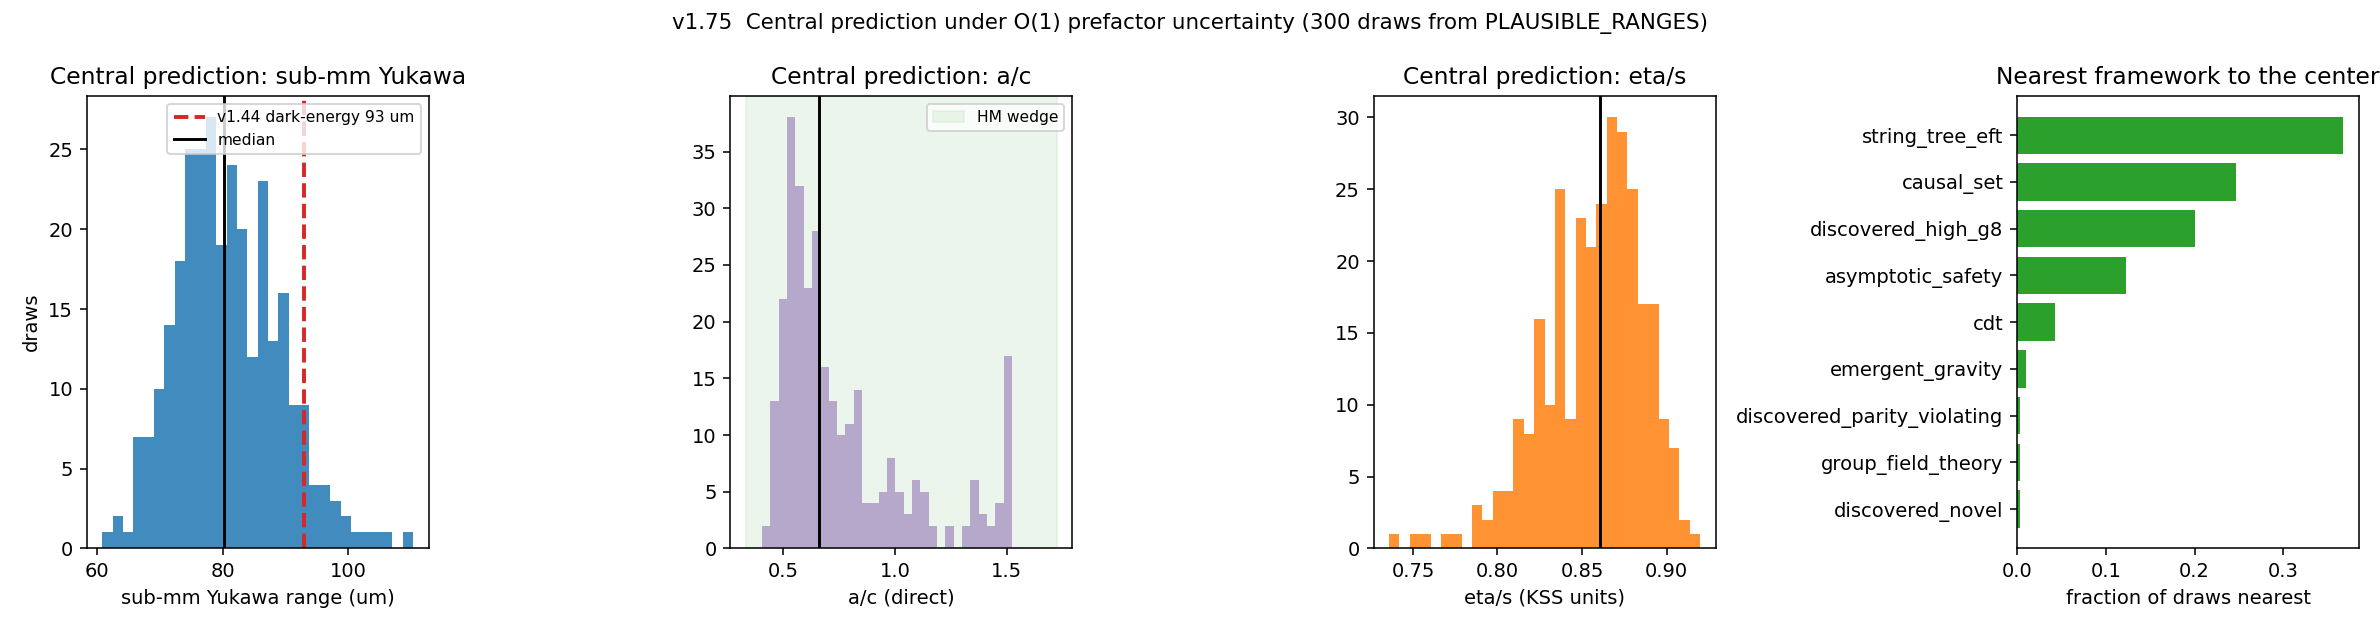

Recreate this plot in Python.
"""v1.75 - Error bars on the central prediction: does the most-robust EFT survive
the toy O(1) prefactor uncertainty?

The v1.74 island center (and its 93 um sub-mm Yukawa, a/c ~ 0.92, nearest-framework
= string tree-EFT) was computed with the CANONICAL O(1) constraint prefactors. The
realism program asks: which conclusions survive when we only know those prefactors
to within a factor of ~2? Here we draw N prefactor vectors from PLAUSIBLE_RANGES,
rebuild the stack for each, recompute the island center (the SAME optimizer,
island_center.find_center), and report the DISTRIBUTION of the center and its
central-prediction observables.

Run on Vulcan (16 cores):  python experiments/center_robustness.py [N]
"""
import json
import os
import sys

import numpy as np
import matplotlib
matplotlib.use("Agg")
import matplotlib.pyplot as plt

sys.path.insert(0, "src")
sys.path.insert(0, "experiments")

from stack import build_stack, PLAUSIBLE_RANGES, CANONICAL
from island_center import find_center

YUKAWA_DE_TARGET = 93.0      # v1.44 dark-energy axion sub-mm scale
PKEYS = sorted(PLAUSIBLE_RANGES)


def _one_draw(arg):
    """Build the stack for one prefactor draw and find its island center."""
    idx, draw = arg
    stack = build_stack(prefactors=draw, bnossw_mean="geometric",
                        rfc_form="convex_hull")
    # fewer restarts per draw (centroid start is close); deterministic per idx
    r = find_center(stack, n_starts=12, seed=1000 + idx)
    obs = r["central_prediction_observables"]
    nearest = r["frameworks_by_distance_to_center"][0]
    return {
        "g_R2": r["x"][3], "g_C": r["x"][5],
        "inradius": r["inradius_walls_min_margin"],
        "a_over_c_direct": obs["a_over_c_direct"],
        "eta_over_s_KSS": obs["eta_over_s_KSS"],
        "submm_yukawa_range_um": obs["submm_yukawa_range_um"],
        "nearest_framework": nearest["framework"],
        "nearest_feasible": nearest["feasible"],
        "all_satisfied": r["all_constraints_satisfied"],
    }


def pct(a):
    a = np.array([v for v in a if v is not None], dtype=float)
    return {"median": round(float(np.median(a)), 4),
            "p16": round(float(np.percentile(a, 16)), 4),
            "p84": round(float(np.percentile(a, 84)), 4),
            "min": round(float(a.min()), 4), "max": round(float(a.max()), 4)}


def main():
    N = int(sys.argv[1]) if len(sys.argv) > 1 else 300
    rng = np.random.default_rng(20260608)
    draws = []
    for i in range(N):
        d = {k: float(rng.uniform(*PLAUSIBLE_RANGES[k])) for k in PKEYS}
        draws.append((i, d))

    ncpu = max(1, (os.cpu_count() or 4) - 1)
    from multiprocessing import Pool
    with Pool(ncpu) as pool:
        res = pool.map(_one_draw, draws)

    res = [r for r in res if r["all_satisfied"]]    # keep valid interior centers
    yuk = [r["submm_yukawa_range_um"] for r in res]
    ac = [r["a_over_c_direct"] for r in res]
    eta = [r["eta_over_s_KSS"] for r in res]
    inr = [r["inradius"] for r in res]
    gR2 = [r["g_R2"] for r in res]
    gC = [r["g_C"] for r in res]

    # nearest-framework frequency
    from collections import Counter
    near = Counter(r["nearest_framework"] for r in res)
    near_frac = {k: round(v / len(res), 3) for k, v in near.most_common()}
    string_frac = near_frac.get("string_tree_eft", 0.0)

    # does the 93um yukawa survive? fraction within +/-20% of 93
    yuk_arr = np.array(yuk)
    within20 = float(np.mean(np.abs(yuk_arr - YUKAWA_DE_TARGET) <= 0.2 * YUKAWA_DE_TARGET))

    # ---- figure ----
    fig, axes = plt.subplots(1, 4, figsize=(17, 4.5))
    axes[0].hist(yuk, bins=30, color="#1f77b4", alpha=0.85)
    axes[0].axvline(YUKAWA_DE_TARGET, color="#d62728", ls="--", lw=2,
                    label="v1.44 dark-energy 93 um")
    axes[0].axvline(np.median(yuk), color="black", ls="-", lw=1.5, label="median")
    axes[0].set_xlabel("sub-mm Yukawa range (um)"); axes[0].set_ylabel("draws")
    axes[0].set_title("Central prediction: sub-mm Yukawa"); axes[0].legend(fontsize=8)

    axes[1].hist(ac, bins=30, color="#9467bd", alpha=0.85)
    axes[1].axvline(np.median(ac), color="black", ls="-", lw=1.5)
    axes[1].axvspan(1/3, 31/18, color="#cfe8cf", alpha=0.4, label="HM wedge")
    axes[1].set_xlabel("a/c (direct)"); axes[1].set_title("Central prediction: a/c")
    axes[1].legend(fontsize=8)

    axes[2].hist(eta, bins=30, color="#ff7f0e", alpha=0.85)
    axes[2].axvline(np.median(eta), color="black", ls="-", lw=1.5)
    axes[2].set_xlabel("eta/s (KSS units)"); axes[2].set_title("Central prediction: eta/s")

    items = list(near_frac.items())
    axes[3].barh([k for k, _ in items][::-1], [v for _, v in items][::-1],
                 color="#2ca02c")
    axes[3].set_xlabel("fraction of draws nearest")
    axes[3].set_title("Nearest framework to the center")
    fig.suptitle(f"v1.75  Central prediction under O(1) prefactor uncertainty "
                 f"({len(res)} draws from PLAUSIBLE_RANGES)", fontsize=11)
    fig.tight_layout()
    png = "/tmp/center_robustness.png"
    fig.savefig(png, dpi=140)

    summary = {
        "n_draws_valid": len(res), "n_requested": N,
        "prefactor_keys_varied": PKEYS,
        "submm_yukawa_range_um": pct(yuk),
        "submm_yukawa_target_um": YUKAWA_DE_TARGET,
        "yukawa_fraction_within_20pct_of_93um": round(within20, 3),
        "a_over_c_direct": pct(ac),
        "a_over_c_inside_HM_wedge_fraction": round(
            float(np.mean((np.array(ac) >= 1/3) & (np.array(ac) <= 31/18))), 3),
        "eta_over_s_KSS": pct(eta),
        "inradius": pct(inr),
        "g_R2": pct(gR2), "g_C": pct(gC),
        "nearest_framework_frequency": near_frac,
        "string_tree_eft_nearest_fraction": string_frac,
        "png": png,
    }
    print(json.dumps(summary, indent=2))


if __name__ == "__main__":
    main()
